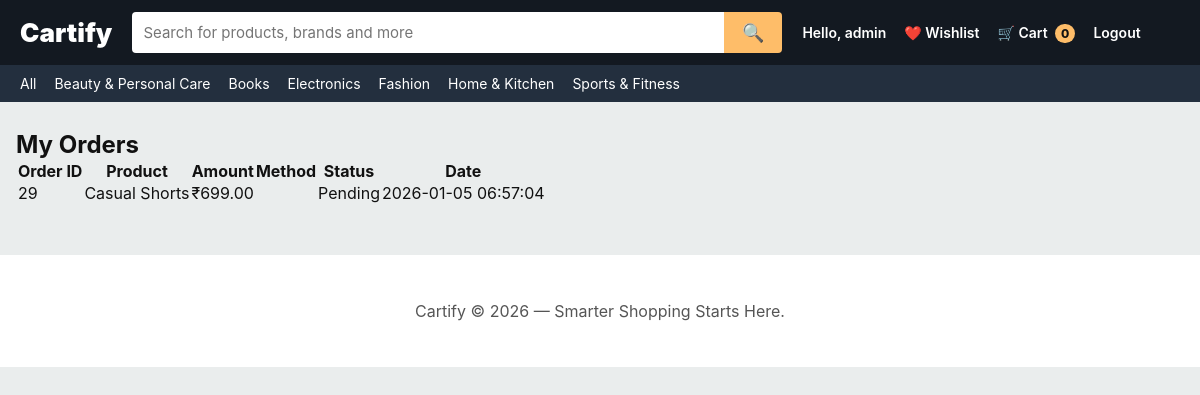
Page /cartify/myorders.php (signed in) on the committed database.
### tables this page shows
CREATE TABLE `categories` (
  `id` int(11) NOT NULL,
  `name` varchar(100) NOT NULL
);

CREATE TABLE `payments` (
  `id` int(11) NOT NULL,
  `order_id` int(11) NOT NULL,
  `user_id` int(11) NOT NULL,
  `total_amount` int(11) NOT NULL,
  `payment_method` enum('cashon') NOT NULL,
  `created_at` timestamp NOT NULL DEFAULT current_timestamp() ON UPDATE current_timestamp(),
  `status` varchar(50) NOT NULL DEFAULT 'Pending'
);

CREATE TABLE `products` (
  `id` int(11) NOT NULL,
  `name` varchar(255) NOT NULL,
  `description` text DEFAULT NULL,
  `price` decimal(10,2) NOT NULL,
  `stock` int(11) NOT NULL DEFAULT 0,
  `image` varchar(255) DEFAULT NULL,
  `category_id` int(11) DEFAULT NULL,
  `subcategory_id` int(11) DEFAULT NULL,
  `category_name` varchar(255) DEFAULT NULL,
  `created_at` timestamp NOT NULL DEFAULT current_timestamp() ON UPDATE current_timestamp()
);

### cartify/myorders.php (the view, shortened to what this page needs)
<?php
include "db.php";
$uid = intval($_SESSION['user_id']);
$res = mysqli_query($conn, "
  SELECT payments.*, so.product_id, p.name AS product_name
  FROM payments
  LEFT JOIN single_order so ON payments.order_id = so.id
  LEFT JOIN products p ON so.product_id = p.id
  WHERE payments.user_id = $uid
  ORDER BY payments.created_at DESC
");
include "header.php";
?>
<div class="container">
  <h2>My Orders</h2>
  <div class="card">
    <table class="table">
      <thead><tr><th>Order ID</th><th>Product</th><th>Amount</th><th>Method</th><th>Status</th><th>Date</th></tr></thead>
      <tbody>
        <?php while($row = mysqli_fetch_assoc($res)): ?>
          <tr>
            <td><?= htmlspecialchars($row['order_id']) ?></td>
            <td><?= htmlspecialchars($row['product_name'] ?? '—') ?></td>
            <td>₹<?= number_format($row['total_amount'],2) ?></td>
            <td><?= htmlspecialchars($row['payment_method']) ?></td>
            <td><?= htmlspecialchars($row['status'] ?? 'Pending') ?></td>
            <td><?= htmlspecialchars($row['created_at']) ?></td>
          </tr>
        <?php endwhile; ?>
      </tbody>
    </table>
  </div>
</div>
<?php include "footer.php"; ?>

### cartify/header.php (shortened to what this page needs)
<?php
include_once "db.php";
$cats = mysqli_query($conn, "SELECT * FROM categories ORDER BY name ASC");
$cart_count = 0;
?>
<!DOCTYPE html>
<html lang="en">
<head>
<link rel="stylesheet" href="assets/theme.css?v=5">
</head>
<body>
<header class="amazon-header">
    <div class="header-logo">
        <a href="index.php">Cartify</a>
    </div>
    <form class="header-search" method="get" action="index.php">
        <input
            type="text"
            name="search"
            placeholder="Search for products, brands and more"
            autocomplete="off"
        >
        <button type="submit" aria-label="Search">
            🔍
        </button>
    </form>
    <div class="header-right">
        <?php if (isset($_SESSION['user_id'])): ?>
            <a href="dashboard.php" class="header-link">
                Hello, <?= htmlspecialchars($_SESSION['user_name']) ?>
            </a>
            <a href="wishlist.php" class="header-link">
                ❤️ Wishlist
            </a>
            <a href="cart.php" class="header-cart">
                🛒 Cart
                <span class="cart-count"><?= $cart_count ?></span>
            </a>
            <a href="logout.php" class="header-link">
                Logout
            </a>
        <?php endif; ?>
    </div>
</header>
<nav class="category-strip">
    <a href="index.php" class="cat-link">All</a>
    <?php while ($c = mysqli_fetch_assoc($cats)): ?>
        <a
            href="index.php?category_name=<?= urlencode($c['name']) ?>"
            class="cat-link"
        >
            <?= htmlspecialchars($c['name']) ?>
        </a>
    <?php endwhile; ?>
</nav>

### cartify/assets/theme.css (style rules this page uses)
* { margin: 0; padding: 0; box-sizing: border-box; font-family: Inter, Arial, Helvetica, sans-serif; }
:root { --primary: #131921; --secondary: #232f3e; --accent: #febd69; --accent-dark: #f3a847; --danger: #b12704; --bg: #eaeded; --card: #ffffff; --muted: #6b7280; --radius: 12px; }
body { background: var(--bg); color: #111; }
a { text-decoration: none; color: inherit; }
.amazon-header { display: flex; align-items: center; gap: 20px; padding: 12px 20px; background: var(--primary); color: #fff; }
.header-logo a { font-size: 26px; font-weight: 900; color: #fff; }
.header-search { flex: 1; display: flex; max-width: 650px; }
.header-search input { flex: 1; padding: 11px; border: none; outline: none; font-size: 15px; border-radius: 4px 0 0 4px; }
.header-search button { padding: 0 18px; background: var(--accent); border: none; cursor: pointer; font-size: 18px; border-radius: 0 4px 4px 0; }
.header-right { display: flex; gap: 18px; align-items: center; font-size: 14px; }
.header-right a { color: #fff; font-weight: 600; }
.header-cart { position: relative; }
.cart-count { background: var(--accent); color: #111; font-size: 12px; font-weight: 800; padding: 2px 6px; border-radius: 20px; margin-left: 4px; }
.category-strip { display: flex; gap: 18px; padding: 10px 20px; background: var(--secondary); overflow-x: auto; }
.category-strip a { color: #fff; font-size: 14px; white-space: nowrap; }
.container { max-width: 1200px; margin: 28px auto; padding: 0 16px; }

### rows in the picture
categories: name "Beauty & Personal Care"
categories: name "Books"
categories: name "Electronics"
categories: name "Fashion"
categories: name "Home & Kitchen"
categories: name "Sports & Fitness"
payments: order "29", products.name "Casual Shorts", total_amount "699.00", status "Pending", created_at "2026-01-05 06:57:04"

### other values in the picture
$_SESSION['user_name'] "admin"
$cart_count "0"
